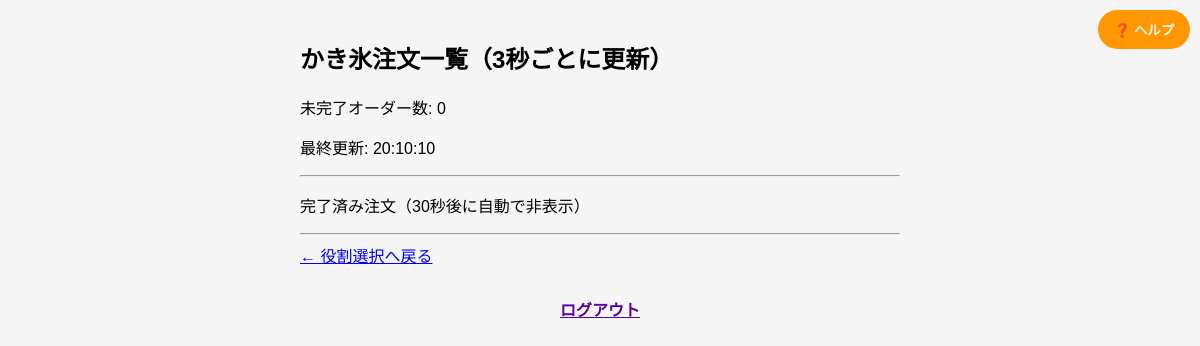
Page /shavedice/kitchen/ on the earlier database version.
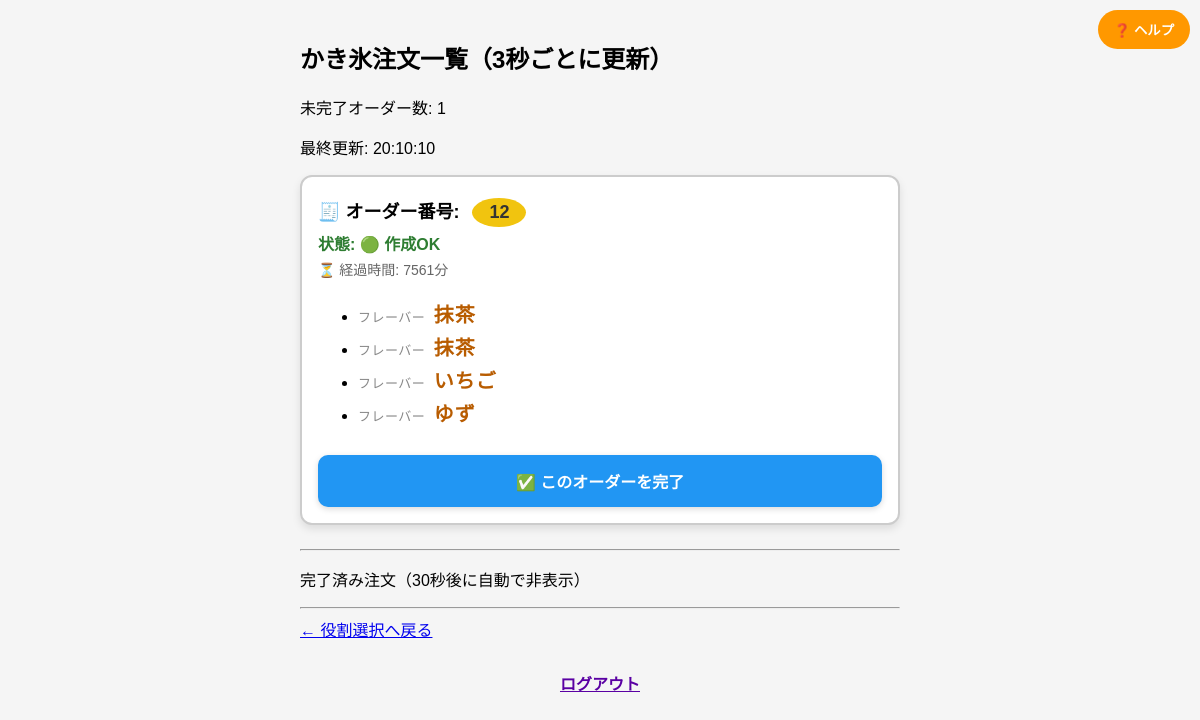
Same page on the later database version.
### shavedice/models.py (models this page shows, shortened)
class ShavedIceOrder(models.Model):
    FLAVOR_CHOICES = [
        ('抹茶', '抹茶'),
        ('いちご', 'いちご'),
        ('ゆず', 'ゆず'),
    ]
    flavor = models.CharField(max_length=50, choices=FLAVOR_CHOICES)  # フレーバー
    group_id = models.CharField(max_length=50, default='')  # グループID
    is_completed = models.BooleanField(default=False)  # 完了フラグ
    clip_color = models.CharField(
        max_length=10,
        choices=CLIP_COLOR_CHOICES,
        default='white'  # デフォルトで白色
    )  # クリップ色
    clip_number = models.IntegerField(default=0)  # クリップ番号（未指定時は0番）
    timestamp = models.DateTimeField(auto_now_add=True)  # 注文受付時刻
    completed_at = models.DateTimeField(null=True, blank=True)  # 完了時刻
    status = models.CharField(max_length=10, choices=ORDER_STATUS_CHOICES, default='ok')  # 注文状態
    is_auto_stopped = models.BooleanField(default=False)  # 自動STOPかどうか
    note = models.TextField(blank=True, null=True)  # 備考欄
    class Meta:
        verbose_name = "かき氷注文"
        verbose_name_plural = "かき氷注文"

### shavedice/views.py (the view)
# urls.py: path('kitchen/', views.shavedice_kitchen, name='shavedice_kitchen'),
def shavedice_kitchen(request):
    now = timezone.localtime()
    active_orders = ShavedIceOrder.objects.filter(is_completed=False).order_by('timestamp')
    completed_orders = ShavedIceOrder.objects.filter(is_completed=True).order_by('-completed_at')
    grouped_active = {}
    grouped_completed = {}
    for order in active_orders:
        delta = now - order.timestamp
        order.elapsed_minutes = int(delta.total_seconds() // 60)
        grouped_active.setdefault(order.group_id, []).append(order)
    for order in completed_orders:
        if order.completed_at and (now - order.completed_at).total_seconds() <= 30:
            grouped_completed.setdefault(order.group_id, []).append(order)
    context = {
        "grouped_orders": grouped_active,
        "completed_orders": grouped_completed,
        "now": now,
        "active_count": len(grouped_active),
        "debug": True
    }
    return render(request, "shavedice/shavedice_kitchen.html", context)

### templates/shavedice/shavedice_kitchen.html (shortened to what this page needs)
{% load custom_filters %}
{% load static %}
<!DOCTYPE html>
<html lang="ja">
<head>
</head>
<body>
  <h2>かき氷注文一覧（3秒ごとに更新）</h2>
  <p>未完了オーダー数: {{ active_count }}</p>
  <p>最終更新: {{ now|time:"H:i:s" }}</p>
<button id="helpButton" onclick="openHelp()">❓ ヘルプ</button>
  {% for group_id, orders in grouped_orders.items %}
<div class="order-card">
<p class="clip-id">
  🧾 オーダー番号:
  <span class="clip-badge {% if orders.0.clip_color == 'yellow' %}yellow{% else %}white{% endif %}">
    {{ orders.0.clip_number }}
  </span>
</p>
  <p class="status-line">
    状態:
    {% if orders.0.status == 'ok' %}
      🟢 作成OK
    {% elif orders.0.status == 'stop' %}
      🔴 STOP中
      {% if orders.0.is_auto_stopped %}<span style="color: red;">（自動）</span>{% endif %}
    {% endif %}
  </p>
  <p class="elapsed-time">⏳ 経過時間: {{ orders.0.elapsed_minutes }}分</p>
<ul>
  {% for order in orders %}
    <li>
      <span class="flavor-label">フレーバー</span>
      <span class="flavor-strong">{{ order.flavor }}</span>
    </li>
  {% endfor %}
</ul>
    {% if orders.0.status != 'stop' %}
<form method="post" action="/shavedice/complete_group/{{ orders.0.group_id }}/" onsubmit="return showCompleteMessage();">
  <button type="submit" class="complete-button">✅ このオーダーを完了</button>
</form>
    {% else %}
      <p style="color: red; font-weight: bold; margin-top: 12px;">
        🔒 STOP中のため完了できません
      </p>
    {% endif %}
  </div>
{% endfor %}
  <hr>
  <p>完了済み注文（30秒後に自動で非表示）</p>
  <hr>
  <a href="/">← 役割選択へ戻る</a>
  <div class="logout-bottom">
    <a href="/logout/" style="font-weight: bold; color: #5a00a3;">ログアウト</a>
  </div>
</body>
</html>

Differences in the rows shown:
added ShavedIceOrder: clip_number "12", status "🟢 作成OK", orders "7561", flavor "抹茶"
added ShavedIceOrder: flavor "抹茶", shown under "12"
added ShavedIceOrder: flavor "いちご", shown under "12"
added ShavedIceOrder: flavor "ゆず", shown under "12"
Other differences:
{{ active_count }}: "0" → "1"
